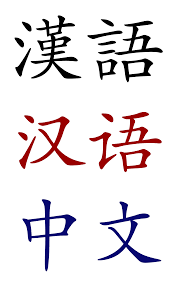
#> input picture 24.1 Text Recognation Using Pytesseract-OCR/chinaese.png, 176 x 286 px
$ python 'Text Recognation.py'
#> lines starting #> are read from the running program, lines starting #| are printed output that depends on the picture; after the words box and inside, x2 and y2 are one past the last pixel; in counts of white or black regions, pixels touching at a corner belong together
# -*- coding: utf-8 -*-
"""
Created on Mon Oct 18 08:41:44 2021
@author: Eriny
"""

"""
Page segmentation modes:
• Orientation and script detection (OSD) only                       ==> --psm 0
• Automatic page segmentation, but no OSD/OCR                       ==> --psm 1
• Automatic page segmentation, with OSD                             ==> --psm 2
• Fully automatic page segmentation, but no OSD                     ==> --psm 3
• Assume a single column of text of variable sizes                  ==> --psm 4
• Assume a single uniform block of vertically aligned text          ==> --psm 5
• Assume a single uniform block of text                             ==> --psm 6
• Treat the image as a single text line                             ==> --psm 7
• Treat the image as a single word                                  ==> --psm 8
• Treat the image as a single word in a circle                      ==> --psm 9
• Treat the image as a single character                             ==> --psm 10
• Sparse text. Find as much text as possible in no particular order ==> --psm 11
• Sparse text with OSD                                              ==> --psm 12
• Raw line. Treat the image as a single text line bypassing hacks that are Tesseract-specific.
"""

import cv2
import pytesseract

pytesseract.pytesseract.tesseract_cmd = r'C:\Program Files\Tesseract-OCR\tesseract.exe'

img = cv2.imread('chinaese.png')
#> img is the input picture: shape (286, 176, 3); mean B, G, R 230.4, 227.5, 232.9
img = cv2.resize(img, None, fx=0.5, fy=0.3)
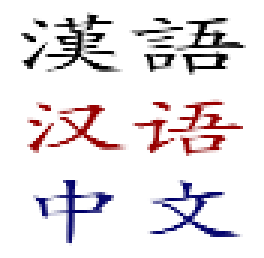
#> img: shape (86, 88, 3) (shown 3 times larger); mean B, G, R 230.3, 227.5, 232.8

## Pre-processing
gray = cv2.cvtColor(img, cv2.COLOR_BGR2GRAY)
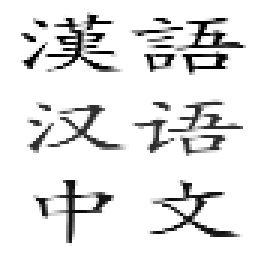
#> gray: shape (86, 88) (shown 3 times larger); min 0, max 255, mean 229.4
adaptive_thr = cv2.adaptiveThreshold(gray, 255, cv2.ADAPTIVE_THRESH_GAUSSIAN_C, cv2.THRESH_BINARY, 85, 30) ## Lighting
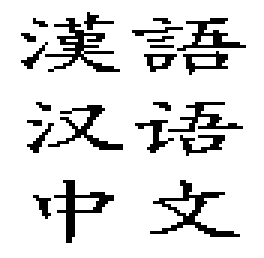
#> adaptive_thr: shape (86, 88) (shown 3 times larger); 86.6% white; black in thin lines or dots, all inside (x1, y1, x2, y2) = (7, 4, 82, 81)

config = '--psm 3 + psm 6' ## test1.jpg==> --psm 3 + psm 6, test3==> --psm 6
#> (the run stopped early here; a loop or call above may not have finished)
